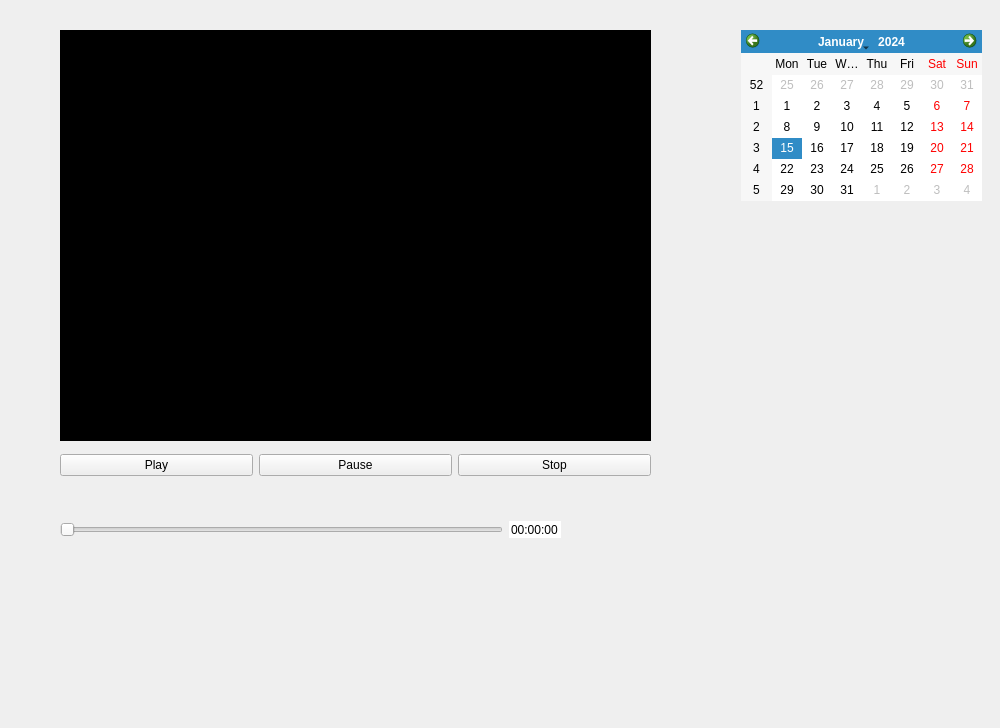
<?xml version="1.0" encoding="UTF-8"?>
<ui version="4.0">
 <class>RecordingsForm</class>
 <widget class="QWidget" name="RecordingsForm">
  <property name="geometry">
   <rect>
    <x>0</x>
    <y>0</y>
    <width>1000</width>
    <height>728</height>
   </rect>
  </property>
  <property name="sizePolicy">
   <sizepolicy hsizetype="Expanding" vsizetype="Expanding">
    <horstretch>0</horstretch>
    <verstretch>0</verstretch>
   </sizepolicy>
  </property>
  <property name="windowTitle">
   <string>Form</string>
  </property>
  <widget class="QCalendarWidget" name="calendarWidget">
   <property name="geometry">
    <rect>
     <x>741</x>
     <y>30</y>
     <width>241</width>
     <height>171</height>
    </rect>
   </property>
   <property name="sizePolicy">
    <sizepolicy hsizetype="MinimumExpanding" vsizetype="MinimumExpanding">
     <horstretch>0</horstretch>
     <verstretch>0</verstretch>
    </sizepolicy>
   </property>
   <property name="minimumDate">
    <date>
     <year>2001</year>
     <month>1</month>
     <day>1</day>
    </date>
   </property>
   <property name="maximumDate">
    <date>
     <year>2036</year>
     <month>1</month>
     <day>1</day>
    </date>
   </property>
  </widget>
  <widget class="QWidget" name="widget" native="true">
   <property name="geometry">
    <rect>
     <x>60</x>
     <y>30</y>
     <width>591</width>
     <height>411</height>
    </rect>
   </property>
   <property name="autoFillBackground">
    <bool>false</bool>
   </property>
   <property name="styleSheet">
    <string notr="true">background:rgb(0, 0, 0)</string>
   </property>
  </widget>
  <widget class="QWidget" name="horizontalLayoutWidget">
   <property name="geometry">
    <rect>
     <x>60</x>
     <y>490</y>
     <width>501</width>
     <height>80</height>
    </rect>
   </property>
   <layout class="QHBoxLayout" name="horizontalLayout">
    <item>
     <widget class="QSlider" name="horizontalSlider">
      <property name="orientation">
       <enum>Qt::Horizontal</enum>
      </property>
     </widget>
    </item>
    <item>
     <widget class="QTimeEdit" name="timeEdit">
      <property name="frame">
       <bool>false</bool>
      </property>
      <property name="buttonSymbols">
       <enum>QAbstractSpinBox::NoButtons</enum>
      </property>
      <property name="keyboardTracking">
       <bool>false</bool>
      </property>
      <property name="displayFormat">
       <string>hh:mm:ss</string>
      </property>
     </widget>
    </item>
   </layout>
  </widget>
  <widget class="QWidget" name="horizontalLayoutWidget_2">
   <property name="geometry">
    <rect>
     <x>60</x>
     <y>450</y>
     <width>591</width>
     <height>31</height>
    </rect>
   </property>
   <layout class="QHBoxLayout" name="horizontalLayout_2">
    <item>
     <widget class="QPushButton" name="pushButton">
      <property name="text">
       <string>Play</string>
      </property>
     </widget>
    </item>
    <item>
     <widget class="QPushButton" name="pushButton_2">
      <property name="text">
       <string>Pause</string>
      </property>
     </widget>
    </item>
    <item>
     <widget class="QPushButton" name="pushButton_3">
      <property name="text">
       <string>Stop</string>
      </property>
     </widget>
    </item>
   </layout>
  </widget>
 </widget>
 <resources/>
 <connections/>
</ui>
